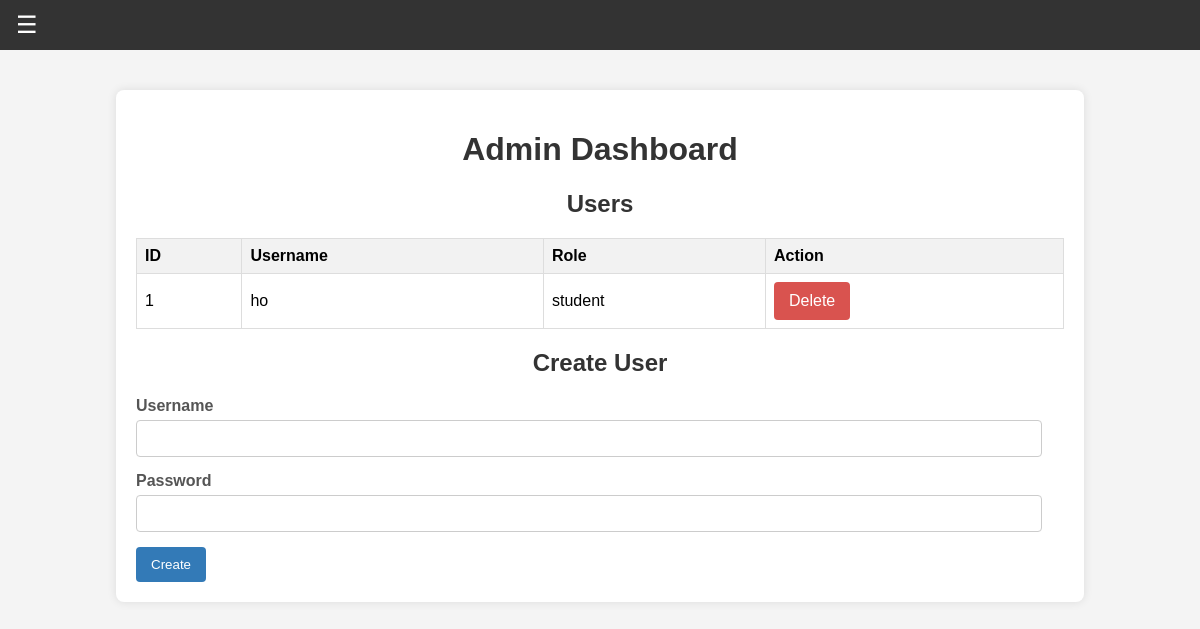
The page /dashboard (signed in) on the database as committed earlier.
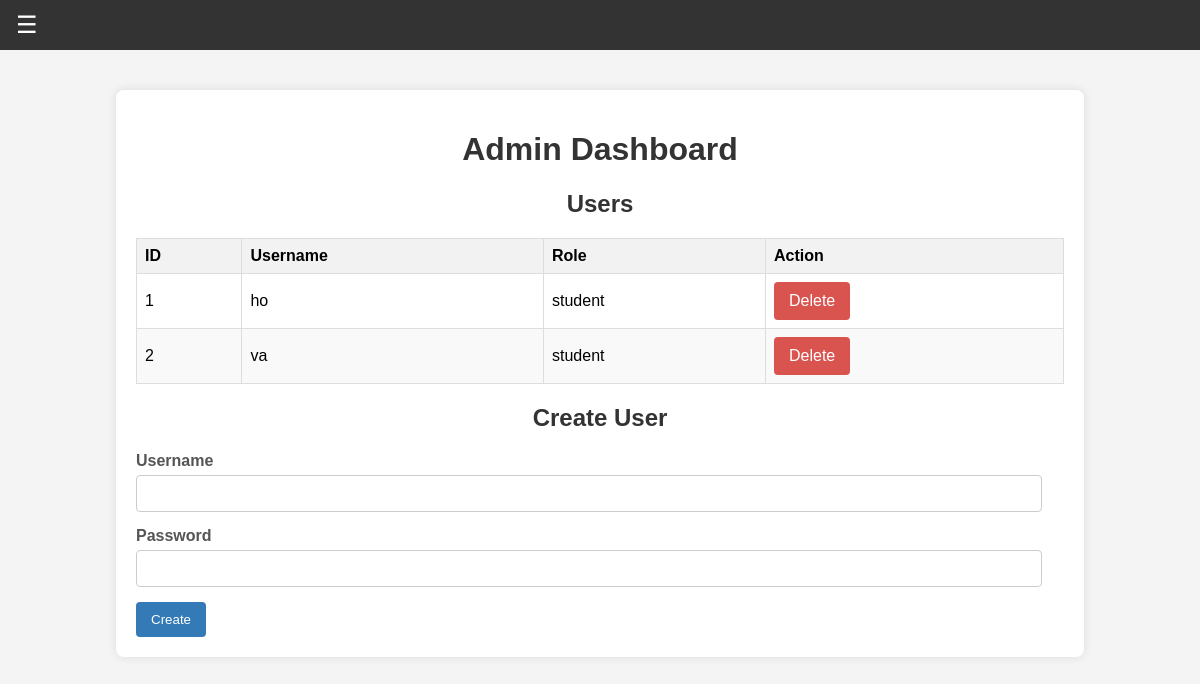
The same page on the database as committed later.
### tables this page shows
CREATE TABLE users (
    id INTEGER PRIMARY KEY AUTOINCREMENT,
    username TEXT NOT NULL UNIQUE,
    password TEXT NOT NULL,
    role TEXT NOT NULL DEFAULT 'student',
    roll_no TEXT,
    department TEXT,
    year INTEGER,
    birth_date TEXT,
    course TEXT
);

### app.py (the view)
@app.route('/dashboard')
@login_required
@admin_required
def dashboard():
    db = get_db()
    users = db.execute("SELECT * FROM users WHERE role = 'student'").fetchall()
    return render_template('dashboard.html', users=users)

### app.py (called while the page is built)
def login_required(f):
    @wraps(f)
    def decorated_function(*args, **kwargs):
        if 'user_id' not in session:
            return redirect(url_for('login'))
        return f(*args, **kwargs)
    return decorated_function

def admin_required(f):
    @wraps(f)
    def decorated_function(*args, **kwargs):
        if 'role' not in session or session['role'] != 'admin':
            flash('You do not have permission to access this page.', 'danger')
            return redirect(url_for('index'))
        return f(*args, **kwargs)
    return decorated_function

### database.py (called while the page is built)
def get_db():
    db = sqlite3.connect(DATABASE)
    db.row_factory = sqlite3.Row
    return db

### templates/dashboard.html (shortened to what this page needs)
{% extends "base.html" %}
{% block content %}
    <div class="container">
        <h1>Admin Dashboard</h1>
        <h2>Users</h2>
        <table class="table">
            <thead>
                <tr>
                    <th>ID</th>
                    <th>Username</th>
                    <th>Role</th>
                    <th>Action</th>
                </tr>
            </thead>
            <tbody>
                {% for user in users %}
                <tr>
                    <td>{{ loop.index }}</td>
                    <td>{{ user['username'] }}</td>
                    <td>{{ user['role'] }}</td>
                    <td>
                        {% if user.id != session['user_id'] %}
                            <a href="{{ url_for('delete_user', id=user['id']) }}" class="btn btn-danger">Delete</a>
                        {% endif %}
                    </td>
                </tr>
                {% endfor %}
            </tbody>
        </table>
        <h2>Create User</h2>
        <form method="post" action="{{ url_for('create_user') }}">
            <div class="form-group">
                <label>Username</label>
                <input type="text" name="username" class="form-control" required>
            </div>
            <div class="form-group">
                <label>Password</label>
                <input type="password" name="password" class="form-control" required>
            </div>
            <input type="submit" value="Create" class="btn btn-primary">
        </form>
    </div>
{% endblock %}

### templates/base.html (shortened to what this page needs)
<!DOCTYPE html>
<html>
<head>
    <link rel="stylesheet" type="text/css" href="{{ url_for('static', filename='style.css') }}">
</head>
<body>
    <div class="header">
        <button class="hamburger" onclick="toggleSidebar()">&#9776;</button>
    </div>
    <div class="content">
        {% block content %}{% endblock %}
    </div>
</body>
</html>

### static/style.css (style rules this page uses)
body { font-family: sans-serif; background-color: #f4f4f4; margin: 0; padding: 0; }
.header { background-color: #333; padding: 10px; display: flex; align-items: center; }
.hamburger { background: none; border: none; color: #fff; font-size: 24px; cursor: pointer; }
.content { padding: 20px; margin-left: 0; transition: margin-left 0.3s; }
.container { width: 80%; margin: 20px auto; background-color: #fff; padding: 20px; box-shadow: 0 0 10px rgba(0, 0, 0, 0.1); border-radius: 8px; }
h1, h2 { text-align: center; color: #333; }
.form-group { margin-bottom: 15px; }
.form-group label { display: block; margin-bottom: 5px; font-weight: bold; color: #555; }
.form-control { width: calc(100% - 22px); padding: 10px; border: 1px solid #ccc; border-radius: 4px; box-sizing: border-box; }
.btn { padding: 10px 15px; border: none; color: #fff; background-color: #337ab7; cursor: pointer; border-radius: 4px; text-decoration: none; display: inline-block; text-align: center; }
.btn-primary { background-color: #337ab7; }
.btn-danger { background-color: #d9534f; }
.table { width: 100%; border-collapse: collapse; margin-top: 20px; }
.table th, .table td { border: 1px solid #ddd; padding: 8px; text-align: left; }
.table th { background-color: #f2f2f2; font-weight: bold; }
.table tr:nth-child(even) { background-color: #f9f9f9; }
a { color: #337ab7; text-decoration: none; }

Rows that differ between the two databases and show on the page:
added users: username "va", role "student"
